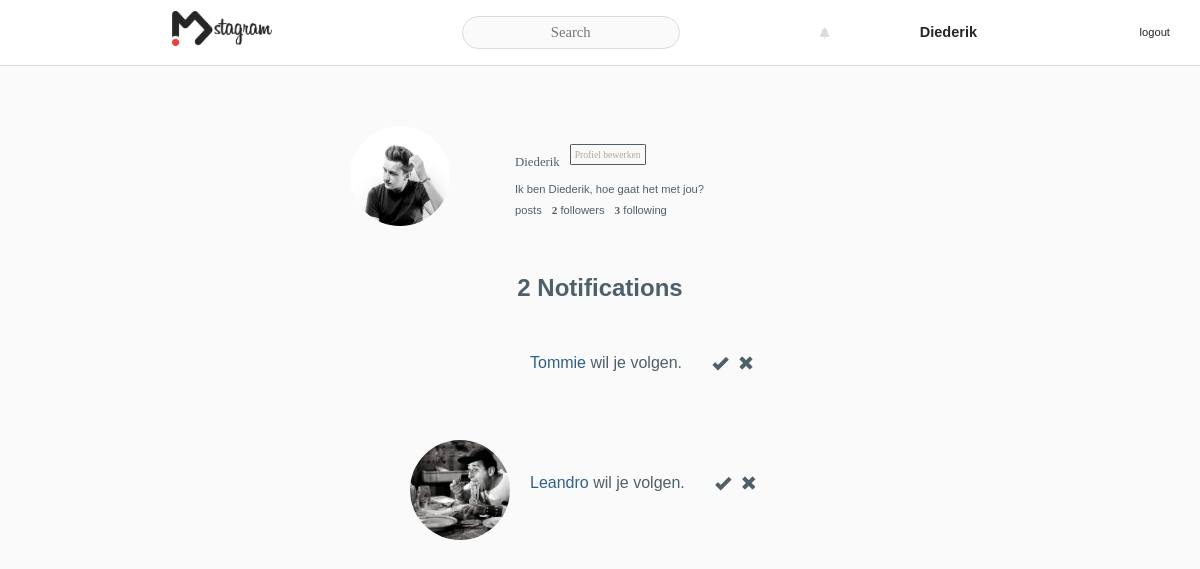
Page /notifications.php (signed in) on the earlier database version.
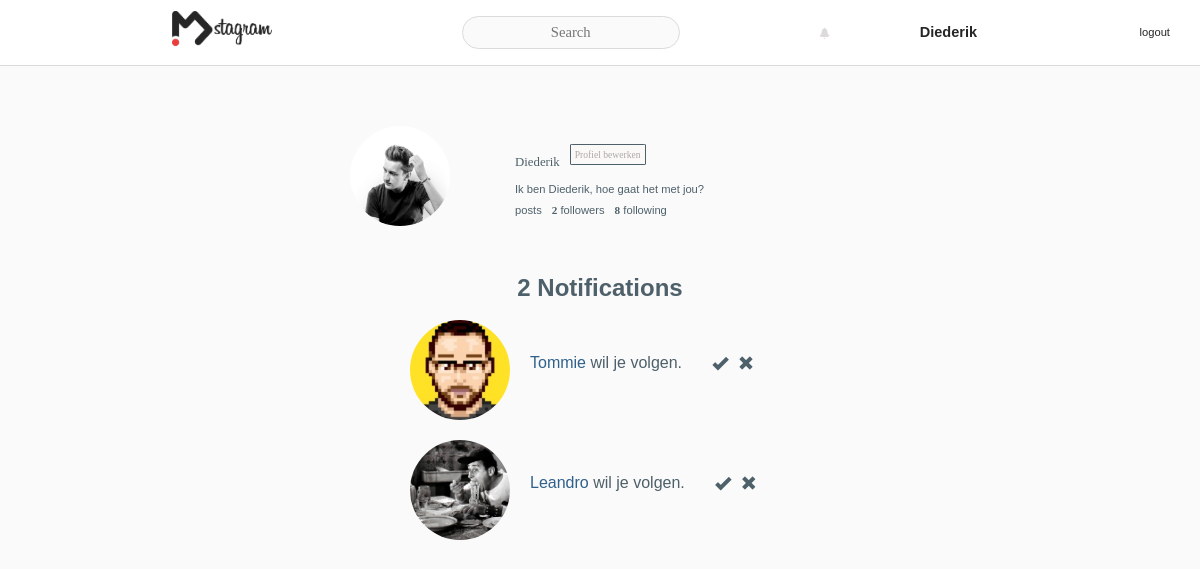
Same page on the later database version.
### tables this page shows
CREATE TABLE `users` (
  `userID` int(11) NOT NULL AUTO_INCREMENT,
  `email` varchar(255) NOT NULL,
  `fullname` varchar(255) NOT NULL,
  `username` varchar(255) NOT NULL,
  `password` varchar(255) NOT NULL,
  `private` varchar(45) NOT NULL DEFAULT 'no',
  `bio` varchar(150) DEFAULT '',
  `avatar` varchar(255) DEFAULT 'images/profile.jpg',
  PRIMARY KEY (`userID`)
);

CREATE TABLE `followrequests` (
  `followID` int(11) unsigned NOT NULL AUTO_INCREMENT,
  `requestUserID` int(11) NOT NULL,
  `targetUserID` int(11) NOT NULL,
  PRIMARY KEY (`followID`),
  KEY `requestUserID` (`requestUserID`),
  KEY `targetUserID` (`targetUserID`),
  CONSTRAINT `followrequests_ibfk_1` FOREIGN KEY (`requestUserID`) REFERENCES `users` (`userID`),
  CONSTRAINT `followrequests_ibfk_2` FOREIGN KEY (`targetUserID`) REFERENCES `users` (`userID`)
);

### classes/users.class.php (called while the page is built, shortened)
<?php
class Users{
    private $m_sUsername;
    private $m_sfilePath;
    private $m_iUserID;
    private $m_sBio;
    private $m_iFollowCount;
    private $m_iFollowerCount;
    public function __set($p_sProperty, $p_vValue)
    {
        switch($p_sProperty){
            case "UserID":
                $this->m_iUserID = $p_vValue;
                break;
            case "FollowCount":
                $this->m_iFollowCount = $p_vValue;
                break;
            case "FollowerCount":
                $this->m_iFollowerCount = $p_vValue;
                break;
        }
    }
    public function __get($p_sProperty)
    {
        switch($p_sProperty){
            case "Username":
                return $this->m_sUsername;
                break;
            case "Image":
                return $this->m_sfilePath;
                break;
            case "UserID":
                return $this->m_iUserID;
                break;
            case "Bio":
                return $this->m_sBio;
                break;
            case "FollowCount":
                return $this->m_iFollowCount;
                break;
            case "FollowerCount":
                return $this->m_iFollowerCount;
                break;
        }
    }
    public function getProfile($p_sProperty)
    {
        $this->m_iUserID = $p_sProperty;
        $conn = new PDO('mysql:host=localhost; dbname=imdstagram', 'root', 'root');
        $getProfile = $conn->prepare("select * from users where userID = :userID");
        $getProfile->bindValue(':userID', $this->UserID);
        $getProfile->execute();
        $profileInfo = $getProfile->fetch(PDO::FETCH_ASSOC);
        $this->UserID = $profileInfo['userID'];
        $this->m_sBio = $profileInfo['bio'];
        $this->m_sUsername = $profileInfo['username'];
        $this->m_sfilePath = $profileInfo['avatar'];
    }
    public function getFollowCount($p_sProperty){
        $this->m_iUserID = $p_sProperty;
        $conn = new PDO('mysql:host=localhost; dbname=imdstagram', 'root', 'root');
        $getFollowings = $conn->prepare("select * from follows where requestUserID = :requestUserID");
        $getFollowings->bindValue(":requestUserID", $this->UserID);
        $getFollowings->execute();
        $followingCount = $getFollowings->rowCount();
        $this->FollowCount = $followingCount;
    }
    public function getFollowerCount($p_sProperty){
        $this->m_iUserID = $p_sProperty;
        $conn = new PDO('mysql:host=localhost; dbname=imdstagram', 'root', 'root');
        $getFollows = $conn->prepare("select * from follows where targetUserID = :targetUserID");
        $getFollows->bindValue(":targetUserID", $this->UserID);
        $getFollows->execute();
        $followCount = $getFollows->rowCount();
        $this->FollowerCount = $followCount;
    }
}

### classes/notifications.class.php (called while the page is built, shortened)
<?php
include_once ("includes/database.inc.php");
class Notification {
    private $m_oResults;
    private $m_iNotifCount;
    public function __set($p_sProperty, $p_vValue){
        switch($p_sProperty){
            case 'NotifCount':
                $this->m_iNotifCount = $p_vValue;
                break;
        }
    }
    public function __get($p_sProperty){
        switch($p_sProperty){
            case 'Results':
                return $this->m_oResults;
                break;
            case 'NotifCount':
                return $this->m_iNotifCount;
                break;
        }
    }
    public function getFollowRequests($p_sProperty){
        global $conn;
        $this->m_iUserID = $p_sProperty;
        $getRequests = $conn->prepare("select * from followrequests where targetUserID = :userID");
        $getRequests->bindValue("userID", $this->m_iUserID);
        $getRequests->execute();
        $requestCount = $getRequests->rowCount();
        $results = $getRequests->fetchAll();
        $this->NotifCount = $requestCount;
        $this->m_oResults = $results;
    }
}
?>

### notifications.php (the view, shortened to what this page needs)
<?php
    include_once('classes/users.class.php');
    include_once('classes/feed.class.php');
    include_once('classes/notifications.class.php');
    $userID = $_SESSION['userID'];
    $profile = new Users();
    $profile->getProfile($userID);
    $profile->getFollowCount($userID);
    $profile->getFollowerCount($userID);
    $username = $profile->Username;
    $bioText = $profile->Bio;
    $avatar = $profile->Image;
    $notifications = new Notification();
    $notifications->getFollowRequests($userID);
    $profileInfo = new Users();
?>
<!DOCTYPE html>
<html lang="en">
<head>
    <link rel="stylesheet" href="css/reset.css">
    <link rel="stylesheet" href="css/style.css">
</head>
<body>
    <?php include_once("includes/nav.inc.php"); ?>
    <div class="profileInfo">
        <img class="profilePhoto" src="<?php echo $avatar; ?>" alt="profile photo">
        <div class="profileDetails">
            <div class="editProfile">
                <p class="userName"><?php echo $username; ?></p>
                <button id="" class="btnEditProfile">Profiel bewerken</button>
            </div>
            <p class="userDescription"><?php echo $bioText; ?></p>
            <ul class="userStats">
                <li><span><?php echo $feed->PostCount; ?></span> posts</li>
                <li><span><?php echo $profile->FollowerCount; ?></span> followers</li>
                <li><span><?php echo $profile->FollowCount; ?></span> following</li>
            </ul>
        </div>
    </div>
    <h1 id="notifTitle"><?php echo $notifications->NotifCount; ?> Notifications</h1>
    <?php foreach($notifications->Results as $notification): ?>
              <div class="notifList" value="<?php echo $notification['requestUserID']; ?>">
                    <div class="notifImg"><img src="<?php $profileInfo->getProfile($notification['requestUserID']);
                      echo $profileInfo->Image; ?> " alt="" class="profilePhoto"></div>
                    <p><a href="profile.php?userID=<?php echo $notification['requestUserID']; ;?>">
                      <?php
                      $profileInfo->getProfile($notification['requestUserID']);
                      echo $profileInfo->Username;
                      ?>
                    </a> wil je volgen. </p>
                    <span class="glyphicon glyphicon-ok" value="<?php echo $notification['requestUserID']; ?>"></span>
                    <span class="glyphicon glyphicon-remove" value="<?php echo $notification['requestUserID']; ?>"></span>
              </div>
    <?php endforeach; ?>
</body>
</html>

### includes/nav.inc.php
<div class="headerProfile">
    <div class="headerContent">
        <a href="index.php"><img src="images/logo.png" alt="logo"></a>
        <div class="searchBar">
            <form name="formSearch" method="get" action="search.php">
                <span><input id="txtSearch" type="text" name="txtSearch" placeholder="Search" required></span>
            </form>
        </div>
        </a><span id="notificationIcon"class="glyphicon glyphicon-bell"></span>
        <a class="headerUsername" href="profile.php"><h2><?php echo $_SESSION['user']; ?></h2>
    </div>
    <a class="headerLogout"href="includes/logout.inc.php">logout</a>
</div>

### css/style.css (style rules this page uses)
.glyphicon { position: relative; top: 1px; display: inline-block; font-family: 'Glyphicons Halflings'; font-style: normal; font-weight: normal; line-height: 1; cursor: pointer; -webkit-font-smoothing: antialiased; -moz-osx-font-smoothing: grayscale; }
.glyphicon-bell { opacity: 1; color: #dddbd9; }
.glyphicon-bell:before { content: "\e123"; }
.glyphicon-ok:before { content: "\e013"; }
.glyphicon-remove:before { content: "\e014"; }
body { font-family: Montserrat, sans-serif; background-color: #FAFAFA; color: #4E606A; margin-bottom: 30px; }
body a { text-decoration: none; color: #30618B; }
.headerProfile { height: 45px; background-color: white; color: #2065a2; font-size: 0.7em; padding: 10px 10px 10px 10px; border-bottom: 1px solid #dddbd9; margin: 0 0 30px 0; display: flex; align-items: center; }
.headerProfile img { width: 100px; height: auto; }
.headerProfile a { color: #262626; }
.headerLogout { margin-right: 20px; }
.headerContent { width: 80%; margin-left: auto; margin-right: auto; display: flex; flex-direction: row; justify-content: space-around; align-items: center; }
#notificationIcon { position: relative; margin-right: -50px; }
.searchBar input { border: 1px solid #dddbd9; border-radius: 30px; width: 200px; background-color: #FAFAFA; padding: 8px; margin-left: 50px; }
#notifTitle { font-size: 1.5em; text-align: center; }
.headerUsername { font-size: 1.3em; color: #262626; }
.profileInfo { width: 50%; height: 150px; margin-left: auto; margin-right: auto; padding-top: 30px; }
.profilePhoto { object-fit: cover; max-width: 100px; height: 100px; border-radius: 100%; float: left; margin-left: 50px; margin-right: 30px; }
.profileDetails { float:left; padding-top: 15px; margin-left: 35px; }
.userName { font-family: 'instaLight'; margin-right: 10px; }
.editProfile { display: flex; align-items: center; margin-bottom: 10px; }
.btnEditProfile { background-color: #fbf9f7; border:1px solid #4E606A; font-family: 'instaLight'; color: #ACA9A4; padding:4px 4px 4px 4px; font-size: 0.6em; border-radius: 5%; }
.userDescription { font-size: 0.7em; margin-bottom: 10px; }
.userStats { display: flex; flex-direction: row; font-size: 0.7em; }
.userStats li { margin-right: 10px; }
.userStats span { font-weight: bold; }
#floatingBtn a:active,a:link,a:visited { text-decoration: none; }
p { margin-top : 15px; font-size: .8em; }
button { cursor: pointer; }
.notifList { max-width: 400px; height: 100px; margin-left: auto; margin-right: auto; margin-top: 20px; display: flex; }
.notifList p { margin-left: 10px; font-size: 1em; padding: 20px 20px 0px 20px; }
.notifImg { width: 100px; height: 100px; }
.notifList img { margin-left: 10px; margin-right: 10px; }
.notifList span { padding-left: 10px; padding-top: 35px; }
span { font-family: 'instaBold', 'sans-serif'; }

Differences in the rows shown:
changed through a linked row, followrequests "Tommie": requestUserID.avatar: picture added
Other differences:
$profile->FollowCount: "3" → "8"
